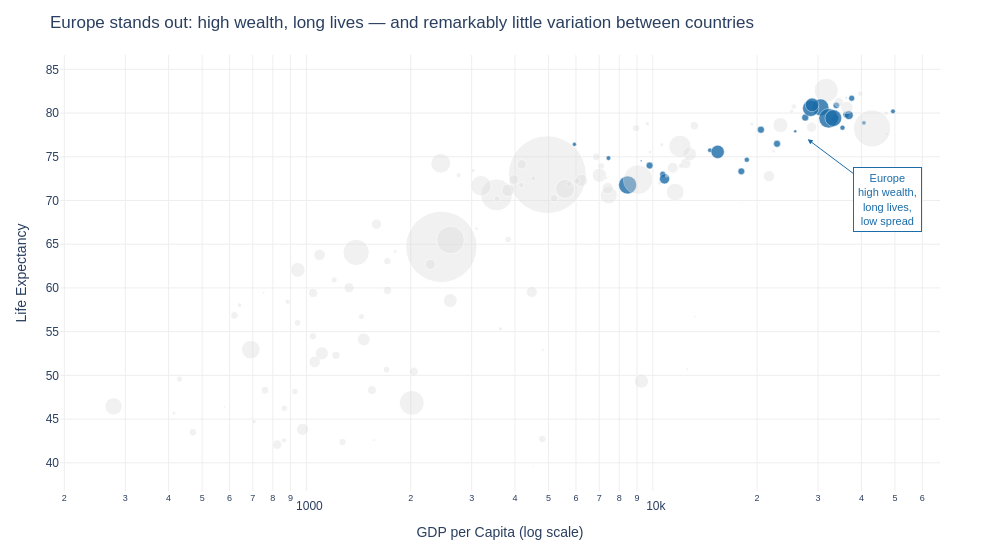

Notebook cell for this chart:
### Markdown cell above
## Task 2 — Bubble chart: tell a story

**What to build:** A bubble chart (full 2007 dataset, all countries) where:
- x = GDP per capita (log scale)
- y = life expectancy
- size = population
- colour = ONE continent highlighted (your choice), all others grey
- At least one annotation explaining the highlighted group's story

> This is the grey-and-highlight technique applied to a bubble chart.

### Code cell
# Task 2 — Bubble chart: highlighting Europe's tight cluster at the top
import math

df_2007 = df[df['year'] == 2007].copy()

highlight = 'Europe'
colour_map = {c: ('#1B6CA8' if c == highlight else '#DDDDDD') for c in df_2007['continent'].unique()}

fig = px.scatter(
    df_2007,
    x='gdpPercap', y='lifeExp',
    size='pop',
    color='continent',
    color_discrete_map=colour_map,
    hover_name='country',
    log_x=True,
    size_max=55,
    custom_data=['country', 'pop'],
    labels={'gdpPercap': 'GDP per Capita (log scale)', 'lifeExp': 'Life Expectancy',
            'pop': 'Population', 'continent': ''},
    title='Europe stands out: high wealth, long lives — and remarkably little variation between countries'
)

# grey bubbles behind, highlighted on top with full opacity
fig.update_traces(
    showlegend=False,
    hovertemplate='<b>%{hovertext}</b><extra></extra>'
)
fig.update_traces(
    selector=dict(name=highlight),
    marker=dict(opacity=0.8, line=dict(width=0.5, color='white'))
)
fig.update_traces(
    selector=lambda t: t.name != highlight,
    marker=dict(opacity=0.4)
)

# annotation pointing to the European cluster
fig.add_annotation(
    x=math.log10(28000), y=77,
    text='Europe<br>high wealth,<br>long lives,<br>low spread',
    showarrow=True, arrowcolor='#1B6CA8',
    arrowhead=2, ax=80, ay=60,
    font=dict(color='#1B6CA8', size=11, family='Arial'),
    bgcolor='white', bordercolor='#1B6CA8', borderwidth=1, borderpad=4
)

fig.update_layout(
    plot_bgcolor='white', paper_bgcolor='white',
    font=dict(family='Arial', size=12),
    yaxis=dict(gridcolor='#EEEEEE'),
    xaxis=dict(gridcolor='#EEEEEE'),
    margin=dict(l=60, r=60, t=55, b=40),
    height=550, width=1000
)

fig.show()

### Figure 1 — Plotly figure (JSON) as saved in the notebook; plotly's stock layout.template omitted (floating-point values rounded to 4 significant figures)
{"data": [{"customdata": [["Afghanistan", 31889923], ["Bahrain", 708573], ["Bangladesh", 150448339], ["Cambodia", 14131858], ["China", 1318683096], ["Hong Kong, China", 6980412], ["India", 1110396331], ["Indonesia", 223547000], ["Iran", 69453570], ["Iraq", 27499638], ["Israel", 6426679], ["Japan", 127467972], ["Jordan", 6053193], ["Korea, Dem. Rep.", 23301725], ["Korea, Rep.", 49044790], ["Kuwait", 2505559], ["Lebanon", 3921278], ["Malaysia", 24821286], ["Mongolia", 2874127], ["Myanmar", 47761980], ["Nepal", 28901790], ["Oman", 3204897], ["Pakistan", 169270617], ["Philippines", 91077287], ["Saudi Arabia", 27601038], ["Singapore", 4553009], ["Sri Lanka", 20378239], ["Syria", 19314747], ["Taiwan", 23174294], ["Thailand", 65068149], ["Vietnam", 85262356], ["West Bank and Gaza", 4018332], ["Yemen, Rep.", 22211743]], "hovertemplate": "<b>%{hovertext}</b><extra></extra>", "hovertext": ["Afghanistan", "Bahrain", "Bangladesh", "Cambodia", "China", "Hong Kong, China", "India", "Indonesia", "Iran", "Iraq", "Israel", "Japan", "Jordan", "Korea, Dem. Rep.", "Korea, Rep.", "Kuwait", "Lebanon", "Malaysia", "Mongolia", "Myanmar", "Nepal", "Oman", "Pakistan", "Philippines", "Saudi Arabia", "Singapore", "Sri Lanka", "Syria", "Taiwan", "Thailand", "Vietnam", "West Bank and Gaza", "Yemen, Rep."], "legendgroup": "Asia", "marker": {"color": "#DDDDDD", "opacity": 0.4, "size": [31889923, 708573, 150448339, 14131858, 1318683096, 6980412, 1110396331, 223547000, 69453570, 27499638, 6426679, 127467972, 6053193, 23301725, 49044790, 2505559, 3921278, 24821286, 2874127, 47761980, 28901790, 3204897, 169270617, 91077287, 27601038, 4553009, 20378239, 19314747, 23174294, 65068149, 85262356, 4018332, 22211743], "sizemode": "area", "sizeref": 435900.0, "symbol": "circle"}, "mode": "markers", "name": "Asia", "orientation": "v", "showlegend": false, "type": "scatter", "x": [974.6, 29800.0, 1391.0, 1714.0, 4959.0, 39720.0, 2452.0, 3541.0, 11610.0, 4471.0, 25520.0, 31660.0, 4519.0, 1593.0, 23350.0, 47310.0, 10460.0, 12450.0, 3096.0, 944.0, 1091.0, 22320.0, 2606.0, 3190.0, 21650.0, 47140.0, 3970.0, 4185.0, 28720.0, 7458.0, 2442.0, 3025.0, 2281.0], "xaxis": "x", "y": [43.83, 75.64, 64.06, 59.72, 72.96, 82.21, 64.7, 70.65, 70.96, 59.55, 80.75, 82.6, 72.53, 67.3, 78.62, 77.59, 71.99, 74.24, 66.8, 62.07, 63.78, 75.64, 65.48, 71.69, 72.78, 79.97, 72.4, 74.14, 78.4, 70.62, 74.25, 73.42, 62.7], "yaxis": "y"}, {"customdata": [["Albania", 3600523], ["Austria", 8199783], ["Belgium", 10392226], ["Bosnia and Herzegovina", 4552198], ["Bulgaria", 7322858], ["Croatia", 4493312], ["Czech Republic", 10228744], ["Denmark", 5468120], ["Finland", 5238460], ["France", 61083916], ["Germany", 82400996], ["Greece", 10706290], ["Hungary", 9956108], ["Iceland", 301931], ["Ireland", 4109086], ["Italy", 58147733], ["Montenegro", 684736], ["Netherlands", 16570613], ["Norway", 4627926], ["Poland", 38518241], ["Portugal", 10642836], ["Romania", 22276056], ["Serbia", 10150265], ["Slovak Republic", 5447502], ["Slovenia", 2009245], ["Spain", 40448191], ["Sweden", 9031088], ["Switzerland", 7554661], ["Turkey", 71158647], ["United Kingdom", 60776238]], "hovertemplate": "<b>%{hovertext}</b><extra></extra>", "hovertext": ["Albania", "Austria", "Belgium", "Bosnia and Herzegovina", "Bulgaria", "Croatia", "Czech Republic", "Denmark", "Finland", "France", "Germany", "Greece", "Hungary", "Iceland", "Ireland", "Italy", "Montenegro", "Netherlands", "Norway", "Poland", "Portugal", "Romania", "Serbia", "Slovak Republic", "Slovenia", "Spain", "Sweden", "Switzerland", "Turkey", "United Kingdom"], "legendgroup": "Europe", "marker": {"color": "#1B6CA8", "line": {"color": "white", "width": 0.5}, "opacity": 0.8, "size": [3600523, 8199783, 10392226, 4552198, 7322858, 4493312, 10228744, 5468120, 5238460, 61083916, 82400996, 10706290, 9956108, 301931, 4109086, 58147733, 684736, 16570613, 4627926, 38518241, 10642836, 22276056, 10150265, 5447502, 2009245, 40448191, 9031088, 7554661, 71158647, 60776238], "sizemode": "area", "sizeref": 435900.0, "symbol": "circle"}, "mode": "markers", "name": "Europe", "orientation": "v", "showlegend": false, "type": "scatter", "x": [5937.0, 36130.0, 33690.0, 7446.0, 10680.0, 14620.0, 22830.0, 35280.0, 33210.0, 30470.0, 32170.0, 27540.0, 18010.0, 36180.0, 40680.0, 28570.0, 9254.0, 36800.0, 49360.0, 15390.0, 20510.0, 10810.0, 9787.0, 18680.0, 25770.0, 28820.0, 33860.0, 37510.0, 8458.0, 33200.0], "xaxis": "x", "y": [76.42, 79.83, 79.44, 74.85, 73.0, 75.75, 76.49, 78.33, 79.31, 80.66, 79.41, 79.48, 73.34, 81.76, 78.89, 80.55, 74.54, 79.76, 80.2, 75.56, 78.1, 72.48, 74.0, 74.66, 77.93, 80.94, 80.88, 81.7, 71.78, 79.42], "yaxis": "y"}, {"customdata": [["Algeria", 33333216], ["Angola", 12420476], ["Benin", 8078314], ["Botswana", 1639131], ["Burkina Faso", 14326203], ["Burundi", 8390505], ["Cameroon", 17696293], ["Central African Republic", 4369038], ["Chad", 10238807], ["Comoros", 710960], ["Congo, Dem. Rep.", 64606759], ["Congo, Rep.", 3800610], ["Cote d'Ivoire", 18013409], ["Djibouti", 496374], ["Egypt", 80264543], ["Equatorial Guinea", 551201], ["Eritrea", 4906585], ["Ethiopia", 76511887], ["Gabon", 1454867], ["Gambia", 1688359], ["Ghana", 22873338], ["Guinea", 9947814], ["Guinea-Bissau", 1472041], ["Kenya", 35610177], ["Lesotho", 2012649], ["Liberia", 3193942], ["Libya", 6036914], ["Madagascar", 19167654], ["Malawi", 13327079], ["Mali", 12031795], ["Mauritania", 3270065], ["Mauritius", 1250882], ["Morocco", 33757175], ["Mozambique", 19951656], ["Namibia", 2055080], ["Niger", 12894865], ["Nigeria", 135031164], ["Reunion", 798094], ["Rwanda", 8860588], ["Sao Tome and Principe", 199579], ["Senegal", 12267493], ["Sierra Leone", 6144562], ["Somalia", 9118773], ["South Africa", 43997828], ["Sudan", 42292929], ["Swaziland", 1133066], ["Tanzania", 38139640], ["Togo", 5701579], ["Tunisia", 10276158], ["Uganda", 29170398], ["Zambia", 11746035], ["Zimbabwe", 12311143]], "hovertemplate": "<b>%{hovertext}</b><extra></extra>", "hovertext": ["Algeria", "Angola", "Benin", "Botswana", "Burkina Faso", "Burundi", "Cameroon", "Central African Republic", "Chad", "Comoros", "Congo, Dem. Rep.", "Congo, Rep.", "Cote d'Ivoire", "Djibouti", "Egypt", "Equatorial Guinea", "Eritrea", "Ethiopia", "Gabon", "Gambia", "Ghana", "Guinea", "Guinea-Bissau", "Kenya", "Lesotho", "Liberia", "Libya", "Madagascar", "Malawi", "Mali", "Mauritania", "Mauritius", "Morocco", "Mozambique", "Namibia", "Niger", "Nigeria", "Reunion", "Rwanda", "Sao Tome and Principe", "Senegal", "Sierra Leone", "Somalia", "South Africa", "Sudan", "Swaziland", "Tanzania", "Togo", "Tunisia", "Uganda", "Zambia", "Zimbabwe"], "legendgroup": "Africa", "marker": {"color": "#DDDDDD", "opacity": 0.4, "size": [33333216, 12420476, 8078314, 1639131, 14326203, 8390505, 17696293, 4369038, 10238807, 710960, 64606759, 3800610, 18013409, 496374, 80264543, 551201, 4906585, 76511887, 1454867, 1688359, 22873338, 9947814, 1472041, 35610177, 2012649, 3193942, 6036914, 19167654, 13327079, 12031795, 3270065, 1250882, 33757175, 19951656, 2055080, 12894865, 135031164, 798094, 8860588, 199579, 12267493, 6144562, 9118773, 43997828, 42292929, 1133066, 38139640, 5701579, 10276158, 29170398, 11746035, 12311143], "sizemode": "area", "sizeref": 435900.0, "symbol": "circle"}, "mode": "markers", "name": "Africa", "orientation": "v", "showlegend": false, "type": "scatter", "x": [6223.0, 4797.0, 1441.0, 12570.0, 1217.0, 430.1, 2042.0, 706.0, 1704.0, 986.1, 277.6, 3633.0, 1545.0, 2082.0, 5581.0, 12150.0, 641.4, 690.8, 13210.0, 752.7, 1328.0, 942.7, 579.2, 1463.0, 1569.0, 414.5, 12060.0, 1045.0, 759.3, 1043.0, 1803.0, 10960.0, 3820.0, 823.7, 4811.0, 619.7, 2014.0, 7670.0, 863.1, 1598.0, 1712.0, 862.5, 926.1, 9270.0, 2602.0, 4513.0, 1107.0, 883.0, 7093.0, 1056.0, 1271.0, 469.7], "xaxis": "x", "y": [72.3, 42.73, 56.73, 50.73, 52.3, 49.58, 50.43, 44.74, 50.65, 65.15, 46.46, 55.32, 48.33, 54.79, 71.34, 51.58, 58.04, 52.95, 56.73, 59.45, 60.02, 56.01, 46.39, 54.11, 42.59, 45.68, 73.95, 59.44, 48.3, 54.47, 64.16, 72.8, 71.16, 42.08, 52.91, 56.87, 46.86, 76.44, 46.24, 65.53, 63.06, 42.57, 48.16, 49.34, 58.56, 39.61, 52.52, 58.42, 73.92, 51.54, 42.38, 43.49], "yaxis": "y"}, {"customdata": [["Argentina", 40301927], ["Bolivia", 9119152], ["Brazil", 190010647], ["Canada", 33390141], ["Chile", 16284741], ["Colombia", 44227550], ["Costa Rica", 4133884], ["Cuba", 11416987], ["Dominican Republic", 9319622], ["Ecuador", 13755680], ["El Salvador", 6939688], ["Guatemala", 12572928], ["Haiti", 8502814], ["Honduras", 7483763], ["Jamaica", 2780132], ["Mexico", 108700891], ["Nicaragua", 5675356], ["Panama", 3242173], ["Paraguay", 6667147], ["Peru", 28674757], ["Puerto Rico", 3942491], ["Trinidad and Tobago", 1056608], ["United States", 301139947], ["Uruguay", 3447496], ["Venezuela", 26084662]], "hovertemplate": "<b>%{hovertext}</b><extra></extra>", "hovertext": ["Argentina", "Bolivia", "Brazil", "Canada", "Chile", "Colombia", "Costa Rica", "Cuba", "Dominican Republic", "Ecuador", "El Salvador", "Guatemala", "Haiti", "Honduras", "Jamaica", "Mexico", "Nicaragua", "Panama", "Paraguay", "Peru", "Puerto Rico", "Trinidad and Tobago", "United States", "Uruguay", "Venezuela"], "legendgroup": "Americas", "marker": {"color": "#DDDDDD", "opacity": 0.4, "size": [40301927, 9119152, 190010647, 33390141, 16284741, 44227550, 4133884, 11416987, 9319622, 13755680, 6939688, 12572928, 8502814, 7483763, 2780132, 108700891, 5675356, 3242173, 6667147, 28674757, 3942491, 1056608, 301139947, 3447496, 26084662], "sizemode": "area", "sizeref": 435900.0, "symbol": "circle"}, "mode": "markers", "name": "Americas", "orientation": "v", "showlegend": false, "type": "scatter", "x": [12780.0, 3822.0, 9066.0, 36320.0, 13170.0, 7007.0, 9645.0, 8948.0, 6025.0, 6873.0, 5728.0, 5186.0, 1202.0, 3548.0, 7321.0, 11980.0, 2749.0, 9809.0, 4173.0, 7409.0, 19330.0, 18010.0, 42950.0, 10610.0, 11420.0], "xaxis": "x", "y": [75.32, 65.55, 72.39, 80.65, 78.55, 72.89, 78.78, 78.27, 72.23, 74.99, 71.88, 70.26, 60.92, 70.2, 72.57, 76.19, 72.9, 75.54, 71.75, 71.42, 78.75, 69.82, 78.24, 76.38, 73.75], "yaxis": "y"}, {"customdata": [["Australia", 20434176], ["New Zealand", 4115771]], "hovertemplate": "<b>%{hovertext}</b><extra></extra>", "hovertext": ["Australia", "New Zealand"], "legendgroup": "Oceania", "marker": {"color": "#DDDDDD", "opacity": 0.4, "size": [20434176, 4115771], "sizemode": "area", "sizeref": 435900.0, "symbol": "circle"}, "mode": "markers", "name": "Oceania", "orientation": "v", "showlegend": false, "type": "scatter", "x": [34440.0, 25190.0], "xaxis": "x", "y": [81.23, 80.2], "yaxis": "y"}], "layout": {"annotations": [{"arrowcolor": "#1B6CA8", "arrowhead": 2, "ax": 80, "ay": 60, "bgcolor": "white", "bordercolor": "#1B6CA8", "borderpad": 4, "borderwidth": 1, "font": {"color": "#1B6CA8", "family": "Arial", "size": 11}, "showarrow": true, "text": "Europe<br>high wealth,<br>long lives,<br>low spread", "x": 4.447, "y": 77}], "font": {"family": "Arial", "size": 12}, "height": 550, "legend": {"itemsizing": "constant", "title": {"text": ""}, "tracegroupgap": 0}, "margin": {"b": 40, "l": 60, "r": 60, "t": 55}, "paper_bgcolor": "white", "plot_bgcolor": "white", "title": {"text": "Europe stands out: high wealth, long lives — and remarkably little variation between countries"}, "width": 1000, "xaxis": {"anchor": "y", "domain": [0, 1], "gridcolor": "#EEEEEE", "title": {"text": "GDP per Capita (log scale)"}, "type": "log"}, "yaxis": {"anchor": "x", "domain": [0, 1], "gridcolor": "#EEEEEE", "title": {"text": "Life Expectancy"}}}}
